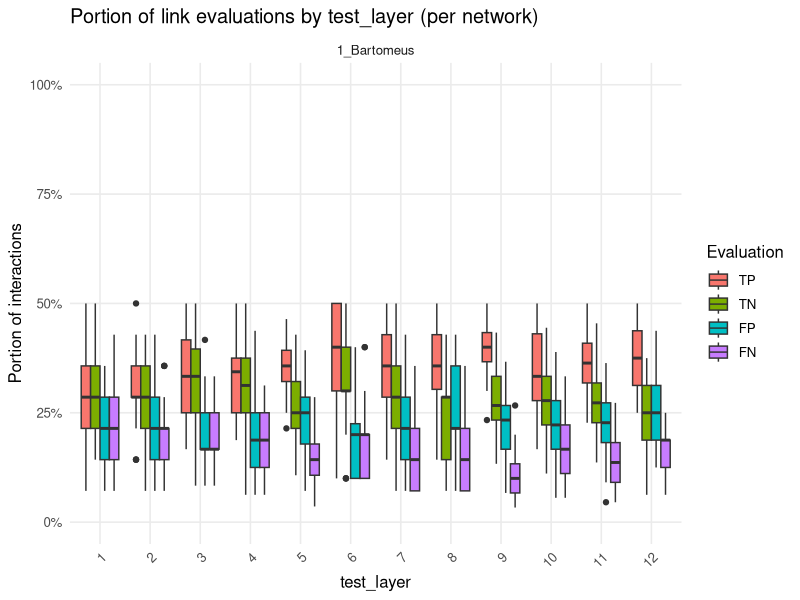

This figure's R source:
library(readr)
library(dplyr)
library(tidyr)
library(ggplot2)
library(scales)

df <- read_csv("df_eval_links1_Bartomeus.csv")

# Choose which "layer" you want to summarize by:
# layer_col <- "train_layer"
layer_col <- "test_layer"

# 1) Count evaluations per (network, layer, itr)
counts <- df %>%
  mutate(layer = .data[[layer_col]]) %>%
  filter(!is.na(evaluation), !is.na(layer), !is.na(Study_id), !is.na(itr)) %>%
  count(Study_id, layer, itr, evaluation, name = "n_eval")

# 2) Convert to portions within each (network, layer, itr)
props <- counts %>%
  group_by(Study_id, layer, itr) %>%
  mutate(total = sum(n_eval), portion = n_eval / total) %>%
  ungroup() %>%
  mutate(
    evaluation = factor(evaluation, levels = c("TP","TN","FP","FN")),
    layer = factor(layer)
  )

# 3) Boxplot: distribution across iterations, for each layer, within each network
ggplot(props, aes(x = layer, y = portion, fill = evaluation)) +
  geom_boxplot(outlier_alpha = 0.25, position = position_dodge(width = 0.75)) +
  facet_wrap(~ Study_id, scales = "free_x") +
  scale_y_continuous(labels = percent_format(accuracy = 1), limits = c(0, 1)) +
  labs(
    title = paste0("Portion of link evaluations by ", layer_col, " (per network)"),
    x = layer_col,
    y = "Portion of interactions",
    fill = "Evaluation"
  ) +
  theme_minimal(base_size = 12) +
  theme(panel.grid.minor = element_blank(),
        axis.text.x = element_text(angle = 45, hjust = 1))






